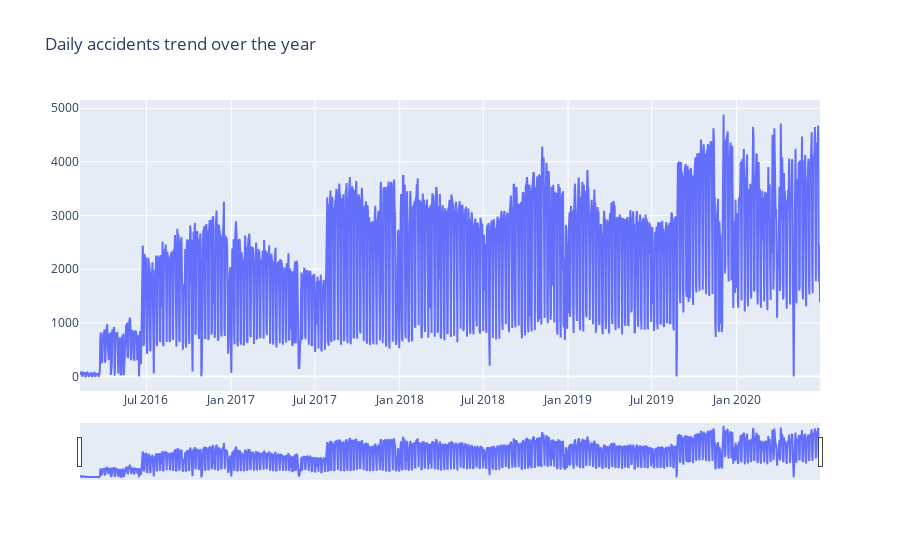

Notebook code cell kept with this figure:
### Code cell
# Daily accidents over year
temp = data.groupby('new_date')['ID'].count().reset_index()
fig = go.Figure()
fig.add_trace(go.Scatter(x=temp['new_date'], y=temp['ID']))

fig.update_layout(title_text='Daily accidents trend over the year',xaxis_rangeslider_visible=True)
fig.show()

### Figure 1 — Plotly figure (JSON) as saved in the notebook; plotly's stock layout.template omitted (floating-point values rounded to 4 significant figures; data arrays with more than 128 entries replaced by an {"elided": "..."} marker saying what was removed)
{"data": [{"type": "scatter", "x": {"elided": "1601 str values"}, "y": {"elided": "1601 int values"}}], "layout": {"title": {"text": "Daily accidents trend over the year"}, "xaxis": {"rangeslider": {"visible": true}}}}
